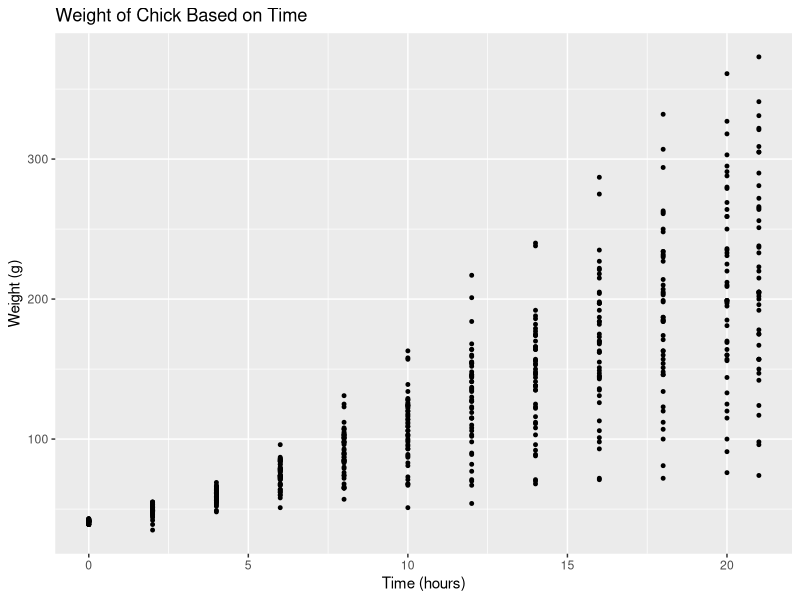
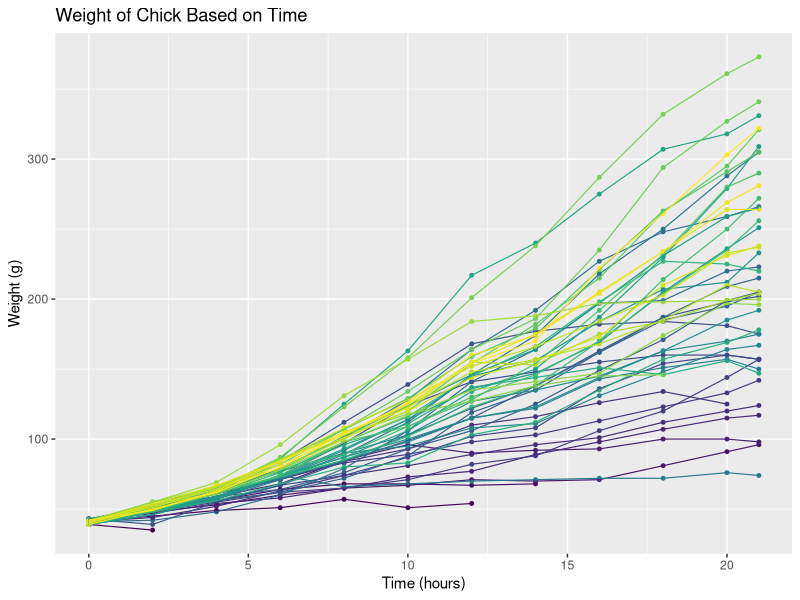
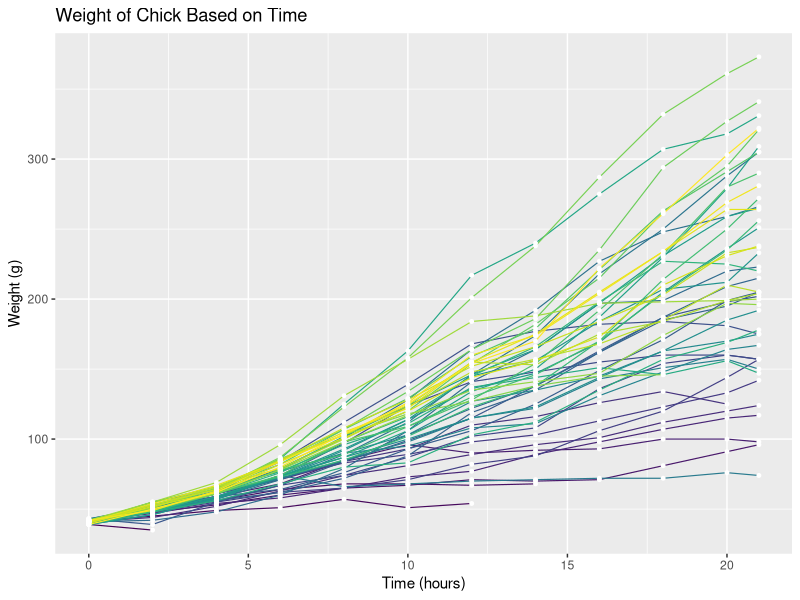
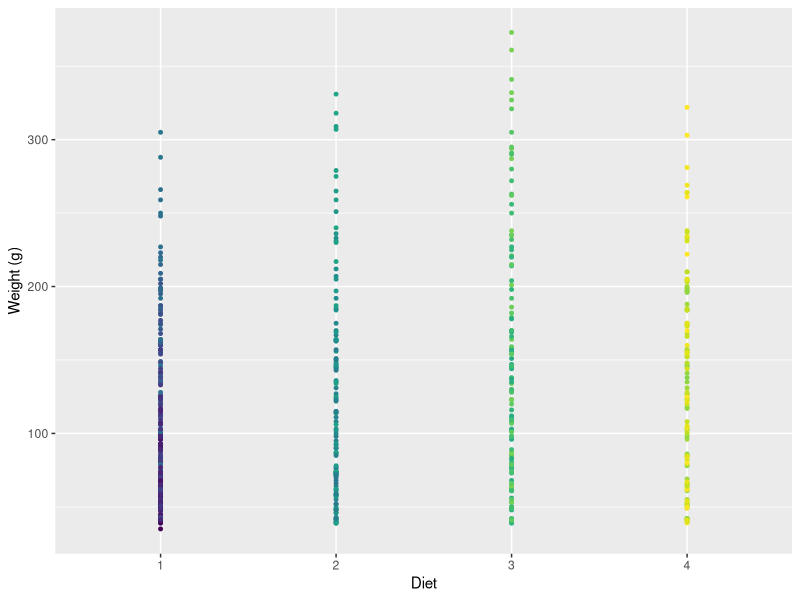
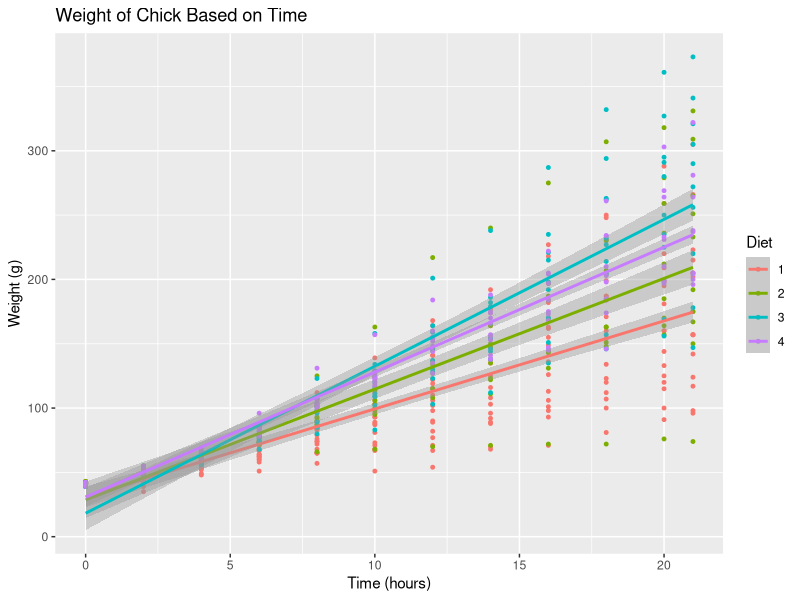
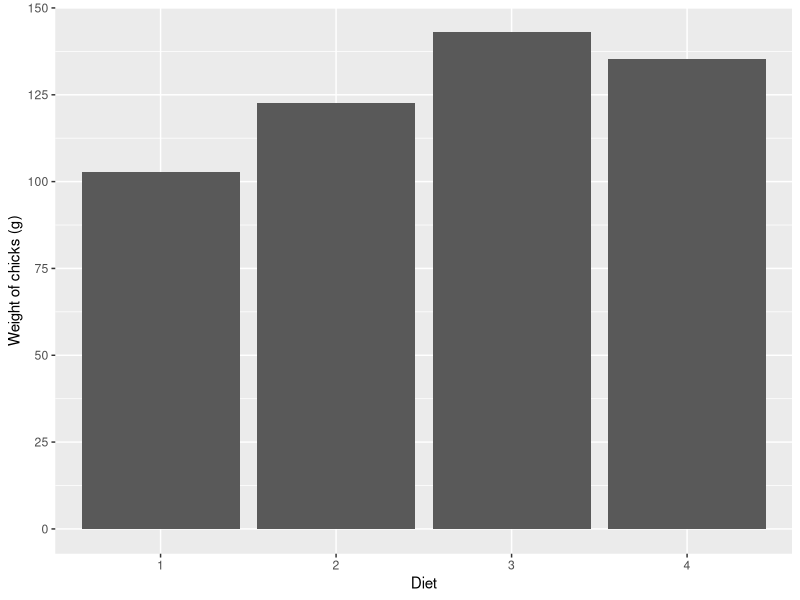
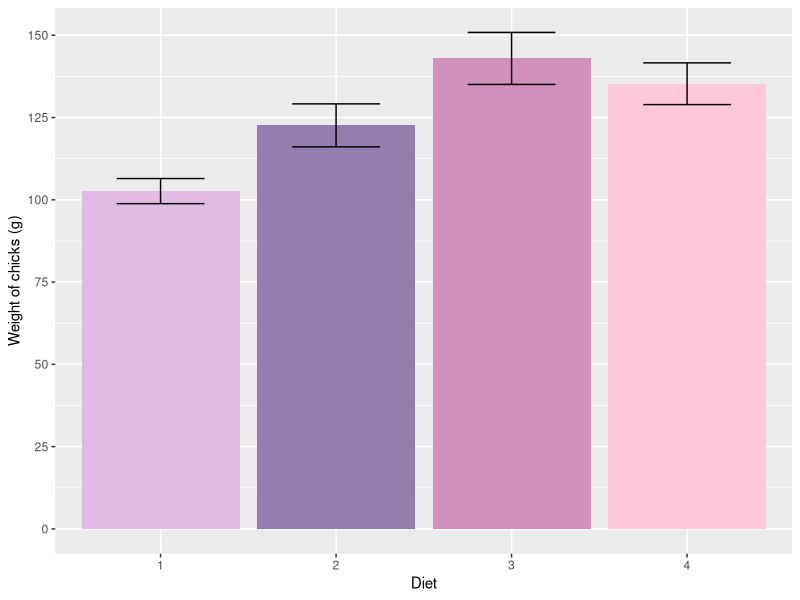
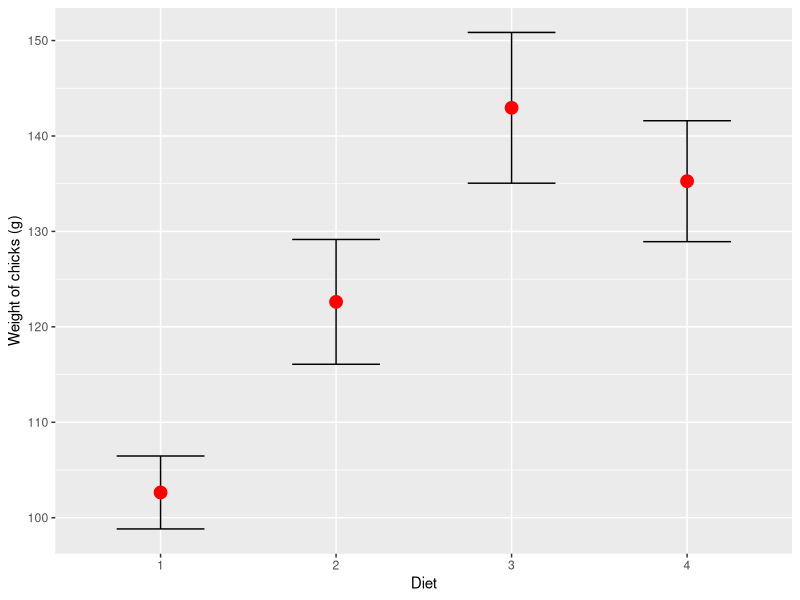

The R script that drew these images, in order:
## ---- chunk 1
#DO NOT EDIT THIS CHUNK OR ANYTHING ABOVE IT!
knitr::opts_chunk$set(echo = TRUE, eval = TRUE, fig.align = "center", warning = F, message = F, tidy=T, tidy.opts=list(width.cutoff=50))
## ---- chunk 2
ChickWeight <- as.data.frame(ChickWeight)
head(ChickWeight,10)
## ---- chunk 3
length(table(ChickWeight$Chick))
length(table(ChickWeight$Time))
length(table(ChickWeight$Diet))
ChickWeight_Time0 <- ChickWeight[ChickWeight$Time == 0, ]
table(ChickWeight_Time0$Diet)
## ---- chunk 4
library(ggplot2)
ggplot(data = ChickWeight, mapping = aes(Time, weight)) +
  geom_point(size = 1) + ggtitle('Weight of Chick Based on Time') +
  ylab('Weight (g)') + xlab('Time (hours)')
## ---- chunk 5
ggplot(data = ChickWeight, mapping = aes(Time, weight, color = Chick)) + geom_point(size = 1) + ggtitle('Weight of Chick Based on Time') + ylab('Weight (g)') + xlab('Time (hours)') + geom_line(aes(group = Chick), size = 0.4) + theme(legend.position = "none")
## ---- chunk 6
ggplot(data = ChickWeight, mapping = aes(Time, weight, color = Chick)) +
  geom_line(aes(group = Chick), size = 0.4) + geom_point(size = 1, color = "white") +
  ggtitle('Weight of Chick Based on Time') + ylab('Weight (g)') + xlab('Time (hours)')  +
  theme(legend.position = "none")
## ---- chunk 7
ggplot(data = ChickWeight, mapping = aes(Diet, weight, color = Chick)) +
  geom_point(size = 1) + theme(legend.position = "none") + ylab('Weight (g)') + xlab("Diet")
## ---- chunk 8
#Stopped here!!!!!
ggplot(data = ChickWeight, mapping = aes(Time, weight, color = Diet)) + geom_point(size = 1) + ggtitle('Weight of Chick Based on Time') + ylab('Weight (g)') + xlab('Time (hours)') + geom_smooth(data = ChickWeight, method = 'lm')
## ---- chunk 9
ggplot(data = ChickWeight, mapping = aes(x = Diet)) + geom_bar(aes(y = weight), stat = 'summary', fun = mean) + ylab('Weight of chicks (g)') + scale_y_continuous(name = 'Weight of chicks (g)', breaks = seq(0, 150, 25))
## ---- chunk 10
ggplot(data = ChickWeight, mapping = aes(x = Diet, y = weight, fill = Diet)) + geom_bar(aes(y = weight), stat = 'summary', show.legend = FALSE) + geom_errorbar(stat = 'summary', width=.5) + ylab('Weight of chicks (g)') + scale_y_continuous(breaks = seq(0, 150, 25)) + scale_fill_manual(values = c("1" = "#E0BBE4", "2" = "#957DAD", "3" = "#D291BC", "4" = "#FEC8D8"))
## ---- chunk 11
ggplot(data = ChickWeight, mapping = aes(x = Diet, y = weight, fill = Diet)) + geom_errorbar(stat = 'summary', width=.5) + geom_point(aes(y = weight), stat = 'summary', color = "red", size = 4, show.legend = FALSE) + ylab('Weight of chicks (g)') + scale_y_continuous()
## ---- chunk 12
# your code here
## ---- chunk 13
## DO NOT DELETE OR MODIFY THIS CHUNK: IT MUST BE PRESENT TO RECEIVE CREDIT FOR THE ASSIGNMENT
sessionInfo(); Sys.time(); Sys.info()
